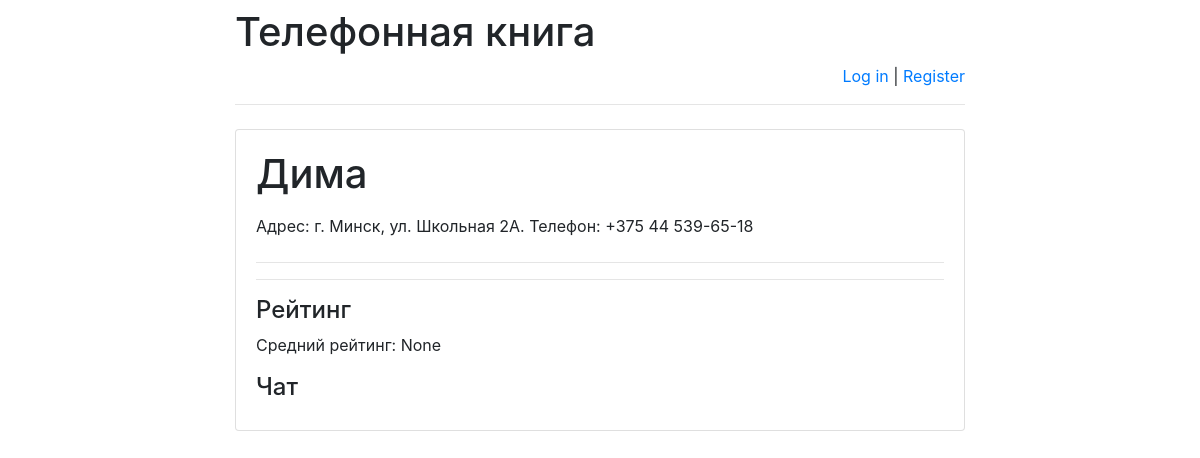
Before: /persons/1/ with the older database file.
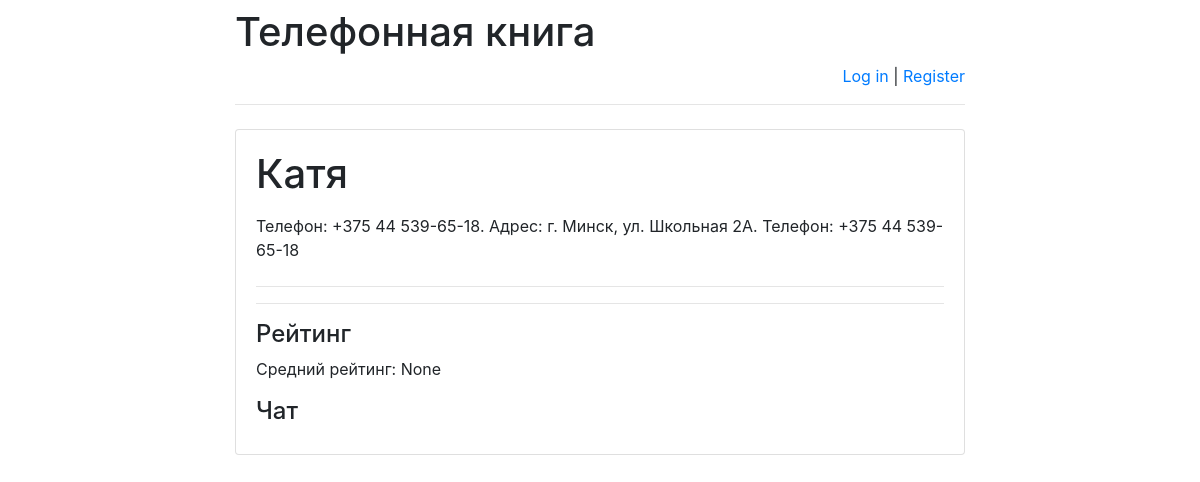
After: the same page with the newer database file.
### persons/models.py (models this page shows)
class Person(models.Model):
    person_text = models.CharField(max_length=255)
    pub_date = models.DateTimeField('date published')

class Address(models.Model):
    person = models.ForeignKey(Person, on_delete=models.CASCADE)
    text = models.CharField(max_length=255)

### persons/views.py (the view)
# urls.py: re_path(r'^([0-9]+)/$', views.detail, name='detail'),
def detail(request, person_id):
    error_message = None
    if "error_message" in request.GET:
        error_message = request.GET["error_message"]
    return render(
        request,
        "address.html",
        {
            "person": get_object_or_404(Person, pk=person_id),
            "error_message": error_message,
            "latest_messages":
                Messages.objects
                    .filter(chat_id=person_id)
                    .order_by('-pub_date')[:5],
            "already_rated_by_user":
                Mark.objects
                    .filter(author_id=request.user.id)
                    .filter(person_id=person_id)
                    .count(),
            "user_rating":
                Mark.objects
                    .filter(author_id=request.user.id)
                    .filter(person_id=person_id)
                    .aggregate(Avg('mark'))
                ["mark__avg"],
            "avg_mark":
                Mark.objects
                    .filter(person_id=person_id)
                    .aggregate(Avg('mark'))
                ["mark__avg"]
        }
    )

### persons/templates/address.html (shortened to what this page needs)
<!DOCTYPE html>
<html lang="en">
{% extends 'base.html' %}
{% block main %}
<head>
</head>
<body>
<h1>{{ person.person_text }}</h1>
<form action="address/" method="post">
    {% for address in person.address_set.all %}
        <span id="address{{ forloop.counter }}" value="{{ address.id }}" />
        <label for="address{{ forloop.counter }}{{ forloop.counter }}">
            {{ address.text}}
        </label><br>
    {% endfor %}
</form>
    <hr>
    <hr>
<h4>Рейтинг</h4>
    <p>Средний рейтинг:
        <span id="avg_mark_span">
            {{ avg_mark }}
        </span>
    </p>
    <h4>Чат</h4>
{% endblock %}

Changed rows visible on the page:
changed Person: person_text "Дима" → "Катя"
changed Address: text "Адрес: г. Минск, ул. Школьная 2А. Телефон: +375 44 539-65-18" → "Телефон: +375 44 539-65-18. Адрес: г. Минск, ул. Школьная 2А. Телефон: +375 44 539-65-18"
